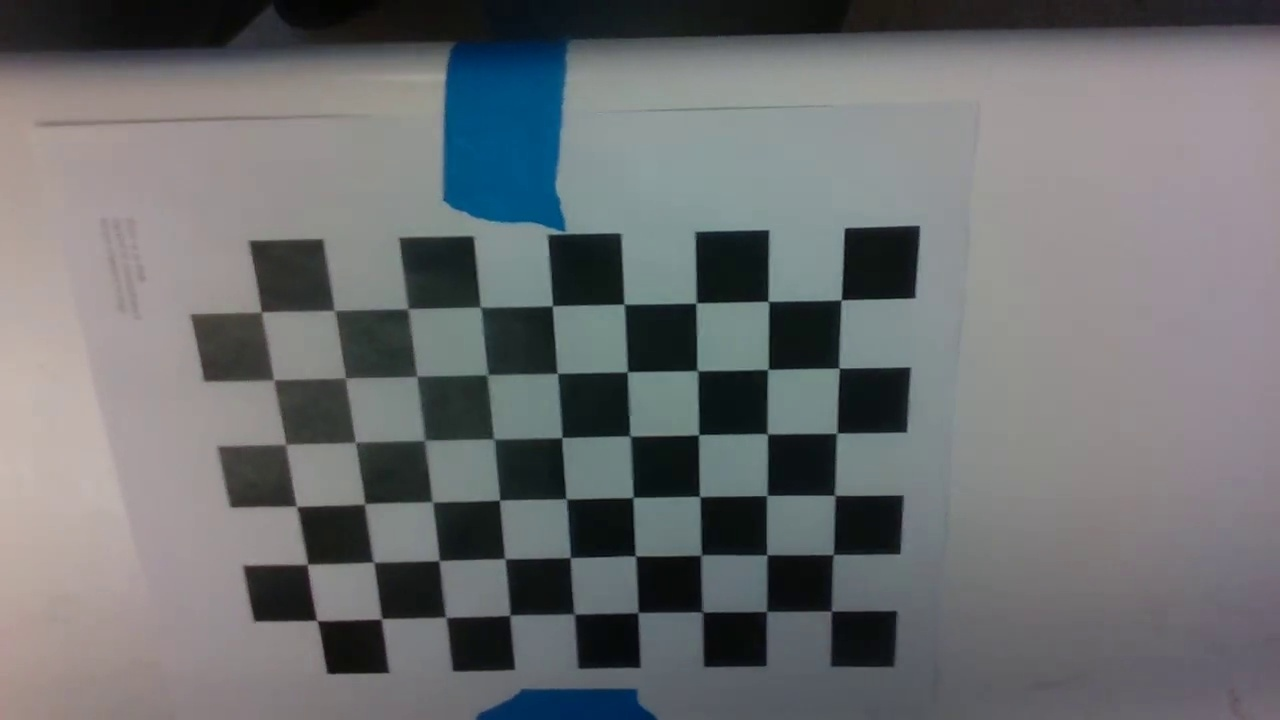
#> input picture aprilTags/imgs/image1.jpg, 1280 x 720 px; its folder holds only this picture in this run
$ python calibrate.py
#> lines starting #> are read from the running program, lines starting #| are printed output that depends on the picture
# System information:
# - Linux Mint 18.1 Cinnamon 64-bit
# - Python 2.7 with OpenCV 3.2.0

import numpy
import cv2
from cv2 import aruco
import pickle
import glob


# ChAruco board variables
CHARUCOBOARD_ROWCOUNT = 8
CHARUCOBOARD_COLCOUNT = 11
ARUCO_DICT = aruco.getPredefinedDictionary(aruco.DICT_4X4_50)

# Create constants to be passed into OpenCV and Aruco methods
CHARUCO_BOARD = aruco.CharucoBoard(
        (8, 11),
        0.015, 0.011, ARUCO_DICT)

# Create the arrays and variables we'll use to store info like corners and IDs from images processed
corners_all = [] # Corners discovered in all images processed
ids_all = [] # Aruco ids corresponding to corners discovered
image_size = None # Determined at runtime


# This requires a set of images or a video taken with the camera you want to calibrate
# I'm using a set of images taken with the camera with the naming convention:
# 'camera-pic-of-charucoboard-<NUMBER>.jpg'
# All images used should be the same size, which if taken with the same camera shouldn't be a problem
images = glob.glob('/home/mohamed/Desktop/PHD/robot_state_estimate/src/aprilTags/imgs/*')
# Loop through images glob'ed
for iname in images:
    # Open the image
    img = cv2.imread(iname)
#> img is the input picture: shape (720, 1280, 3); mean B, G, R 113, 111.2, 109
    # Grayscale the image
    gray = cv2.cvtColor(img, cv2.COLOR_BGR2GRAY)
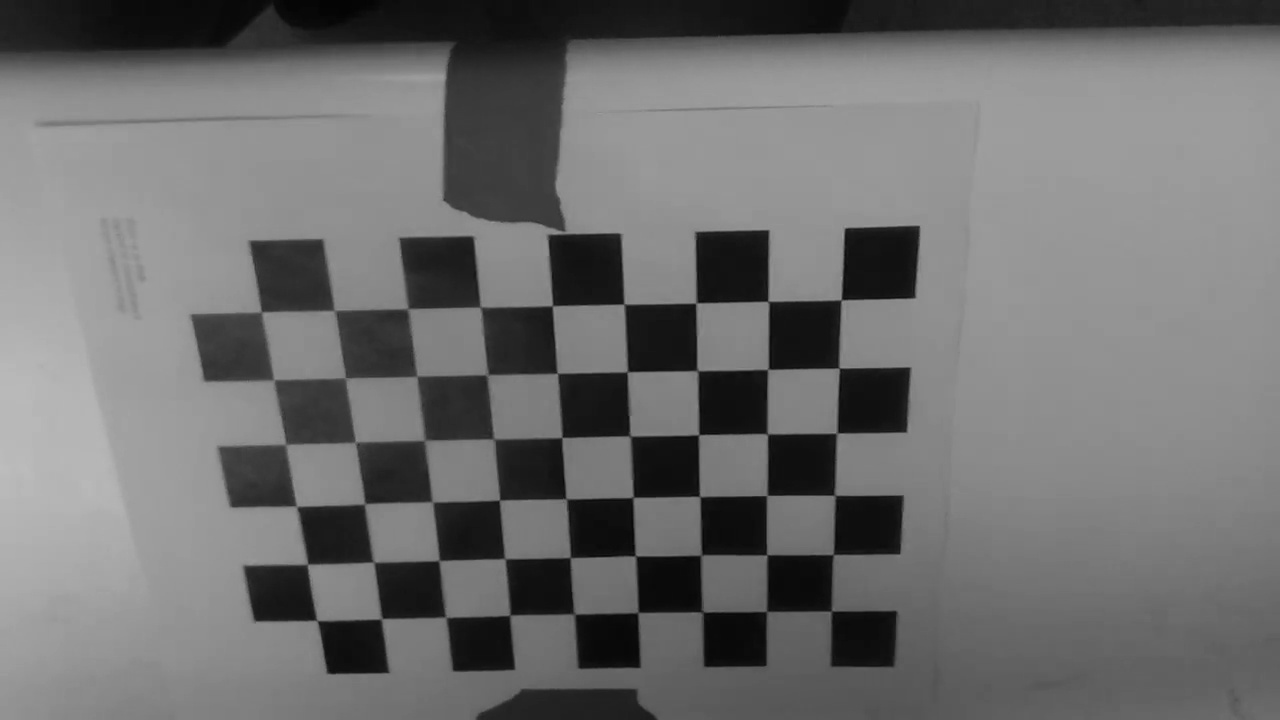
#> gray: shape (720, 1280); min 3, max 189, mean 110.7

    parameters =  cv2.aruco.DetectorParameters()
    detector = cv2.aruco.ArucoDetector(ARUCO_DICT, parameters)
    # Find aruco markers in the query image
    corners, ids, _ = detector.detectMarkers(img)
#> corners = (); ids = None

    # Outline the aruco markers found in our query image
    img = aruco.drawDetectedMarkers(
            image=img,
            corners=corners)

#> (the run stopped early here; a loop or call above may not have finished)

$ run again, on aprilTags/imgs/image105.jpg
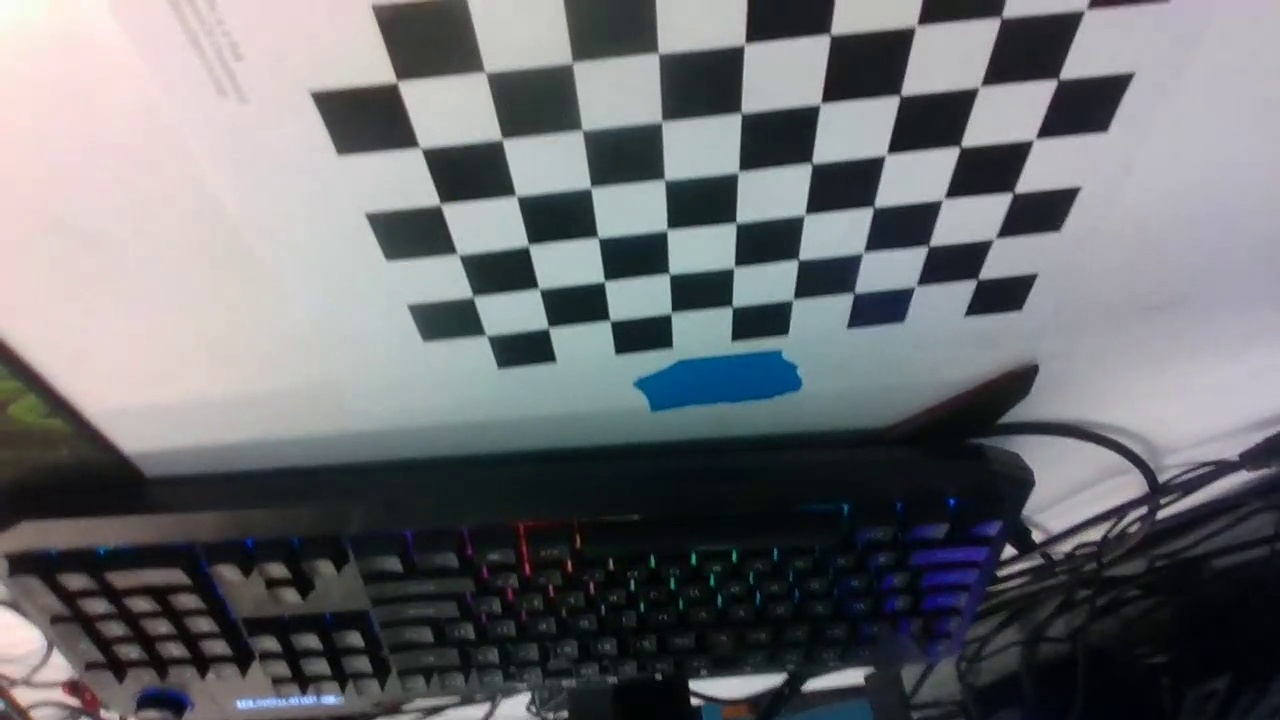
#> input picture aprilTags/imgs/image105.jpg, 1280 x 720 px
#> img is the input picture: shape (720, 1280, 3); mean B, G, R 113.5, 109.9, 108.3
#> `gray = cv2.cvtColor(img, cv2.COLOR_BGR2GRAY)`:
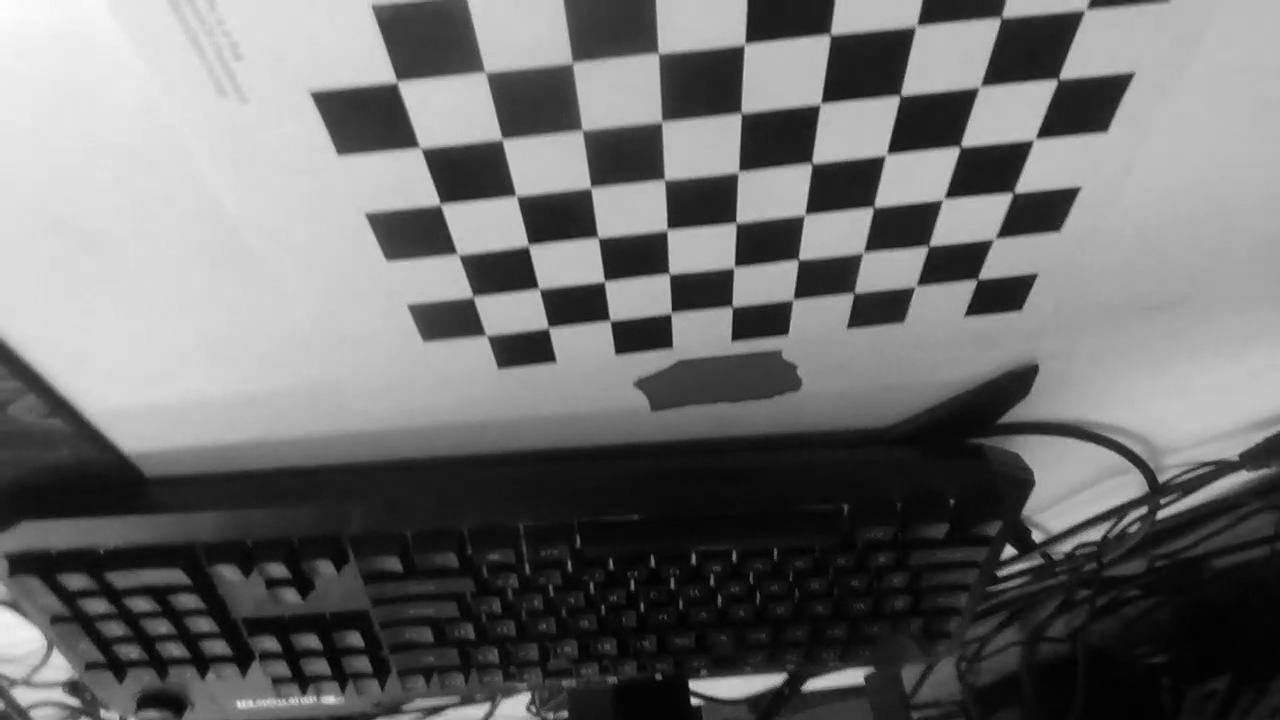
#> gray: shape (720, 1280); min 0, max 252, mean 109.8
#> corners = (); ids = None

$ run again, on aprilTags/imgs/image106.jpg
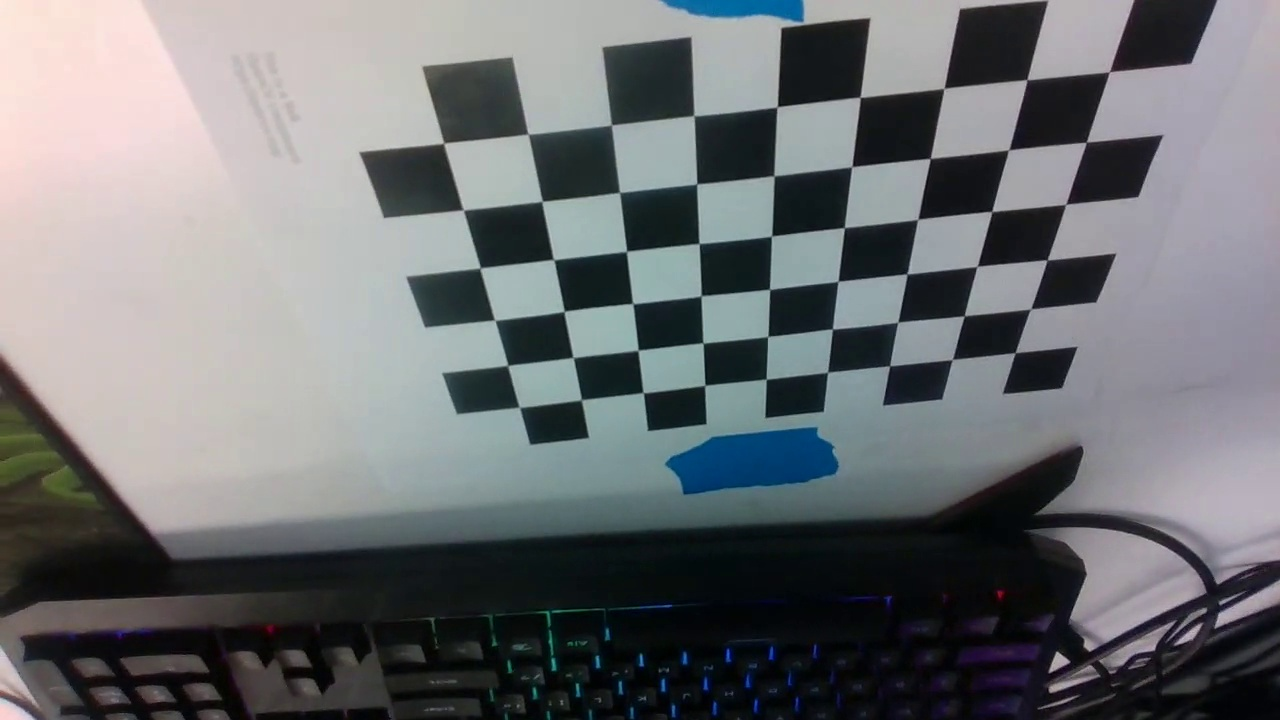
#> input picture aprilTags/imgs/image106.jpg, 1280 x 720 px
#> img is the input picture: shape (720, 1280, 3); mean B, G, R 114.8, 112.3, 109.9
#> `gray = cv2.cvtColor(img, cv2.COLOR_BGR2GRAY)`:
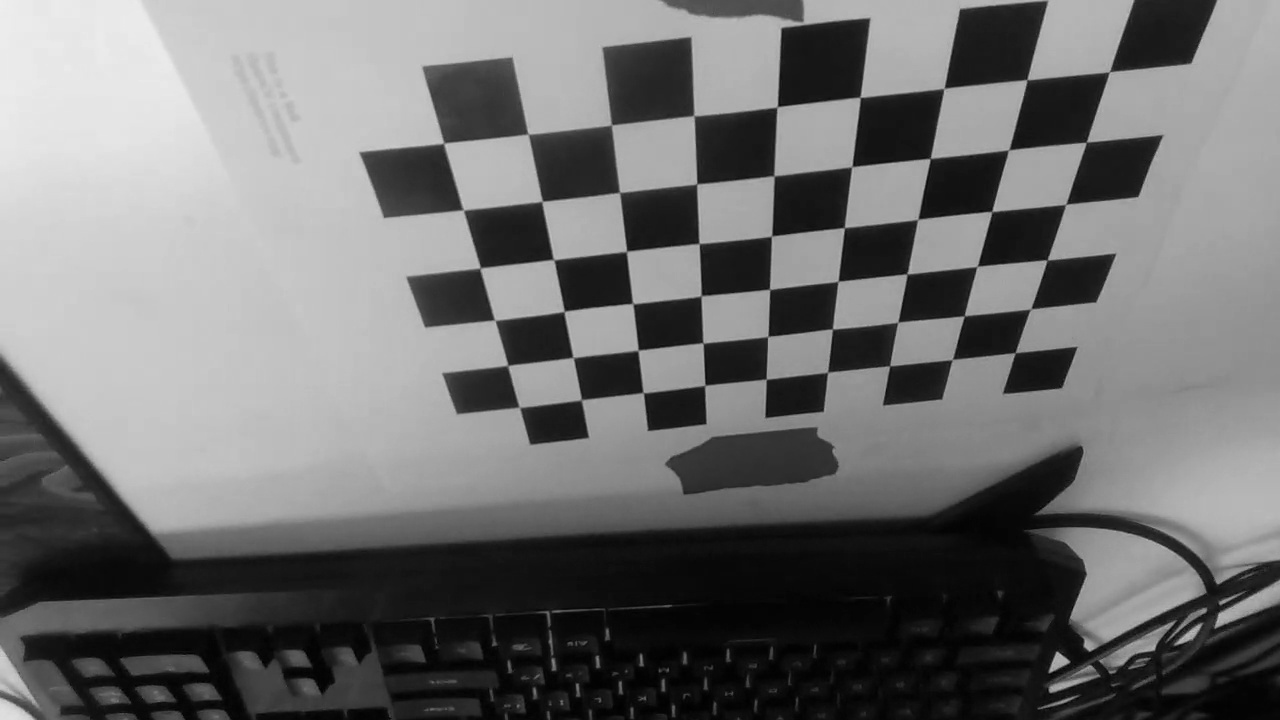
#> gray: shape (720, 1280); min 0, max 238, mean 111.9
#> corners = (); ids = None

$ run again, on aprilTags/imgs/image107.jpg
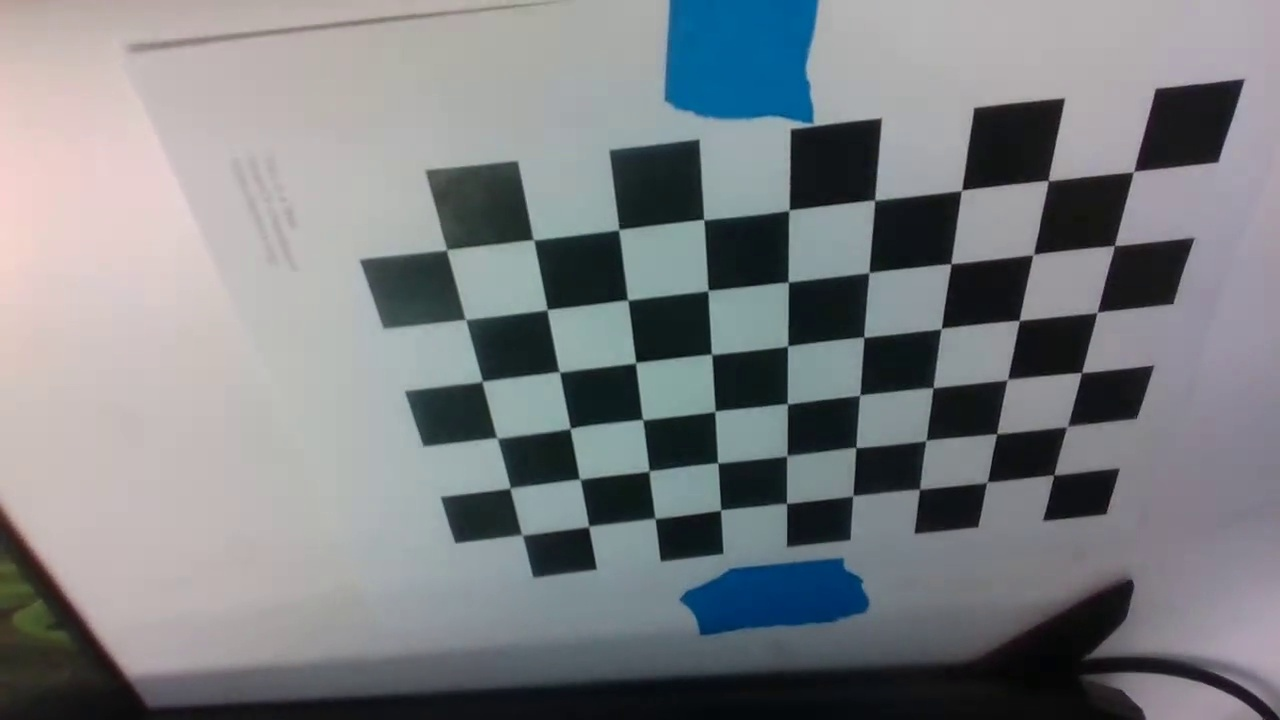
#> input picture aprilTags/imgs/image107.jpg, 1280 x 720 px
#> img is the input picture: shape (720, 1280, 3); mean B, G, R 130.9, 127.7, 124.5
#> `gray = cv2.cvtColor(img, cv2.COLOR_BGR2GRAY)`:
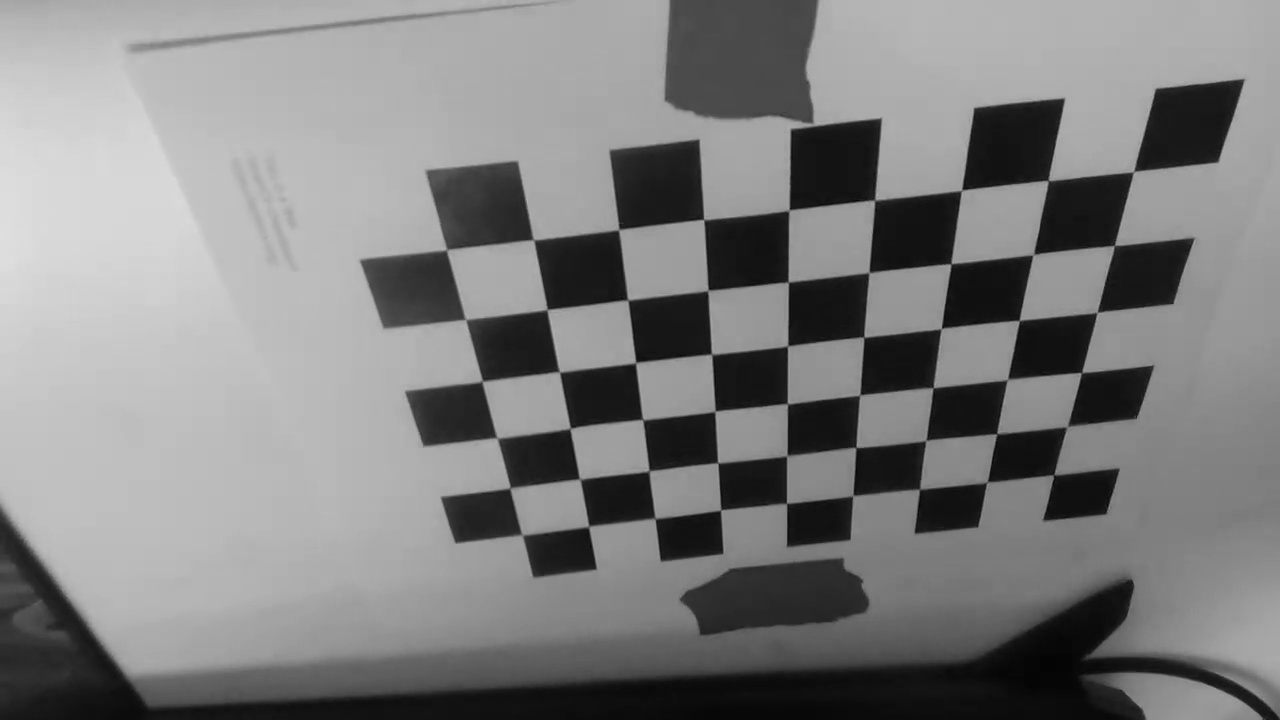
#> gray: shape (720, 1280); min 3, max 223, mean 127.1
#> corners = (); ids = None

$ run again, on aprilTags/imgs/image100.jpg
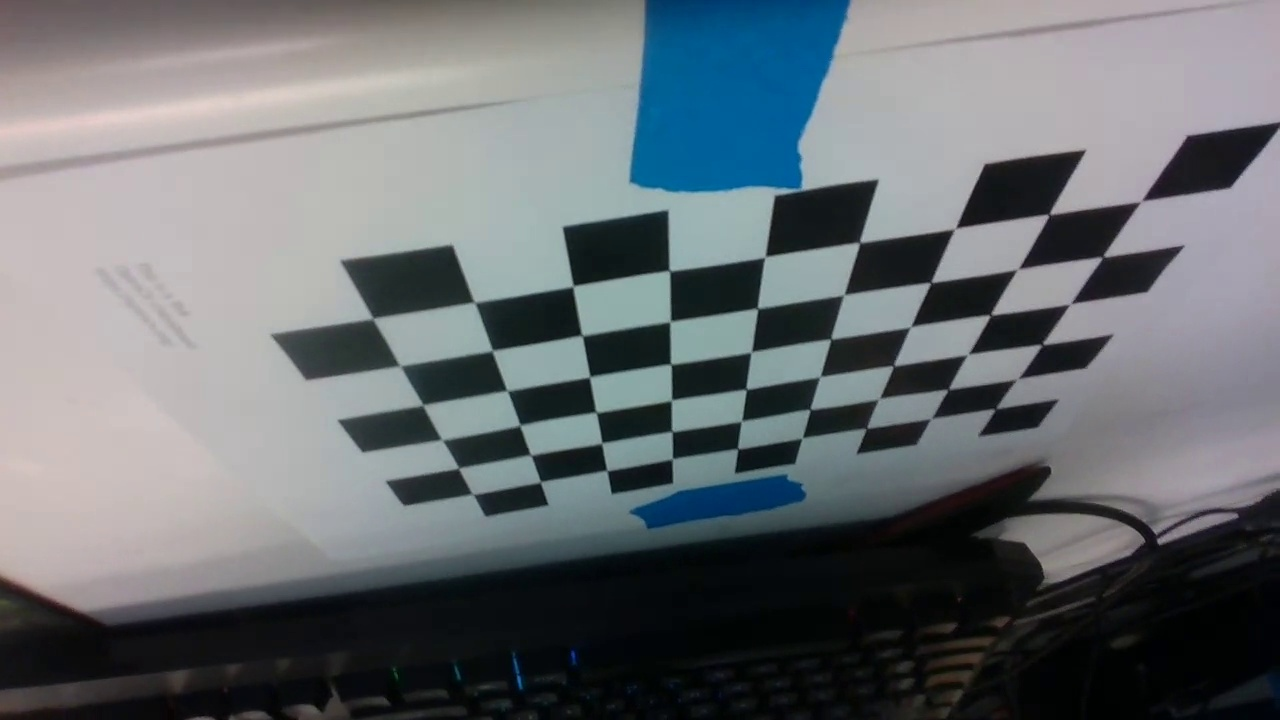
#> input picture aprilTags/imgs/image100.jpg, 1280 x 720 px
#> img is the input picture: shape (720, 1280, 3); mean B, G, R 113.8, 110.2, 105
#> `gray = cv2.cvtColor(img, cv2.COLOR_BGR2GRAY)`:
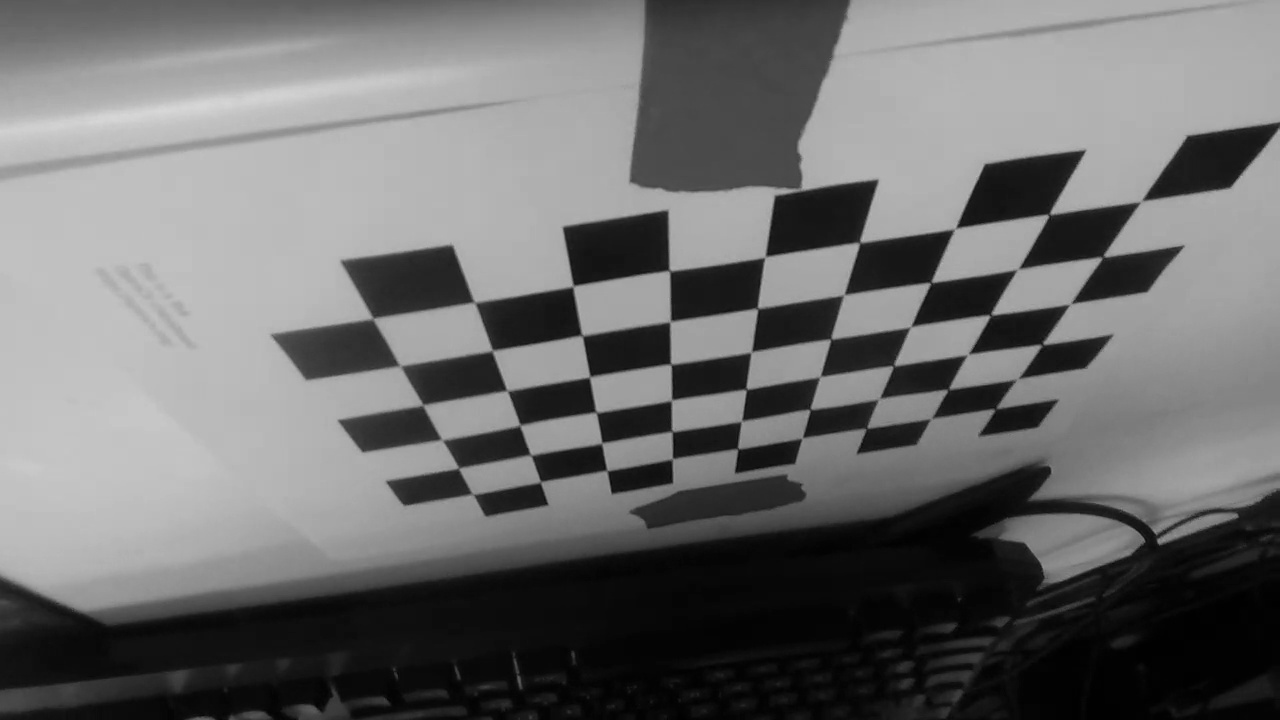
#> gray: shape (720, 1280); min 0, max 216, mean 109.1
#> corners = (); ids = None
